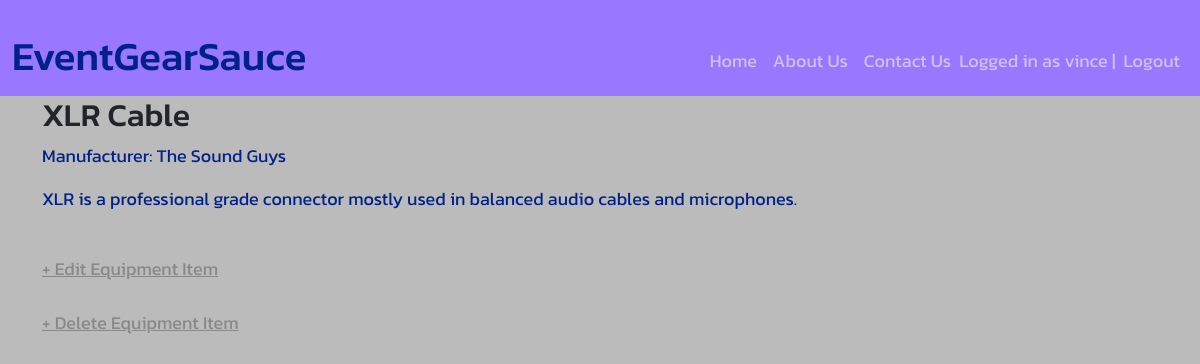
The page /equipment_stock_detail/2 (signed in) on the database its author committed.
### mainPages/models.py (models this page shows, shortened)
class EquipmentStock(models.Model):
    manufacturer = models.CharField(max_length=50)
    model_name = models.CharField(max_length=100)
    description = models.CharField(max_length=100, default=None)
    serial_number = models.CharField(max_length=13)
    amount_available = models.IntegerField(default=0)

### mainPages/views.py (the view)
class EquipmentStockDetailView(DetailView):
    model = EquipmentStock
    template_name = "equipment_stock_detail.html"

### templates/equipment_stock_detail.html
{% extends "base.html"%}
{% block content %}
<div class="">
    <h2>{{ object.model_name }}</h2>
    <p>Manufacturer:&nbsp{{ object.manufacturer }}</p>
    <p>{{ object.description }}</p>
</div>
<br />
<div>
    <a href="{% url 'equipment_stock_edit' object.pk %}">+ Edit Equipment Item</a>
</div>
<br />
<div>
    <a href="{% url 'equipment_stock_delete' object.pk %}">+ Delete Equipment Item</a>
</div>
{% endblock content%}

### templates/base.html (shortened to what this page needs)
{% load static %}
<html>
    <head>
        <link href="https://cdn.jsdelivr.net/npm/bootstrap@5.3.1/dist/css/bootstrap.min.css" rel="stylesheet">
        <link rel="stylesheet" href="{% static 'css/base.css' %}" rel="stylesheet">
    </head>
    <body>
        <nav class="navbar navbar-expand-lg navbar-dark nav-bg">
            <div class="container-fluid">
                <div class="nav-left">
                    <h1>EventGearSauce</h1>
                </div>
                <div>
                    <ul class="navbar-nav">
                        <li class="nav-item">
                            <a class="nav-link" href="{% url 'home' %}">Home</a>
                        </li>
                        <li class="nav-item">
                            <a class="nav-link" href="{% url 'about' %}">About Us</a>
                        </li>
                        <li class="nav-item">
                            <a class="nav-link" href="{% url 'contact' %}">Contact Us</a>
                        </li>
                    </ul>
                </div>
                <div>
                    <ul class="navbar-nav">
                        {% if user.is_authenticated %}
                        <span class="navbar-text">Logged in as {{user.username}} | </span>
                        <li class="nav-item">
                            <a class="nav-link" href="{% url 'login' %}">Logout</a>
                        </li>
                        {% else %}
                        <li class="nav-item">
                            <a class="nav-link" href="{% url 'login' %}">Login</a>
                        </li>
                        {% endif %}
                    </ul>
                </div>
            </div>
        </nav>
        <div class="container">
            {% block content %}
            {% endblock content %}
        </div>
    </body>
</html>

### static/css/base.css (style rules this page uses)
body { font-family: 'Kanit', sans-serif; font-size: 18px; background-color: #bbb; }
.nav-bg { background-color: #97f; overflow: hidden; padding-top: 2rem; width: 100%; }
.nav-left { float: left; margin-right: auto; }
a { color: #888; text-align: center; }
p { color: #028; }
h1 { color: #028; }

### rows shown on the page
EquipmentStock: model_name "XLR Cable", manufacturer "The Sound Guys", description "XLR is a professional grade connector mostly used in balanced audio cables and microphones."

### other values the page prints
{{ user.username }} "vince"
